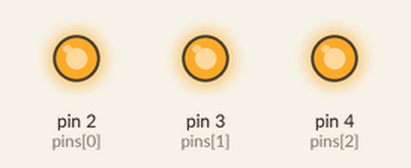
Simulated run of this sketch. Board: Arduino Uno, built with avr-gcc and run on an emulated ATmega328P. On the bench: output pins drawn as LEDs (lit = HIGH).

Above: at 0.5 s.
At 3.5 s:
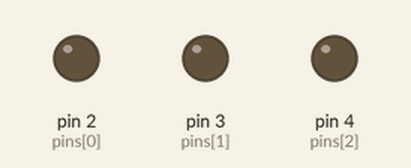
Timing chart, 0 to 4.6 s (numbered marks = the images above):
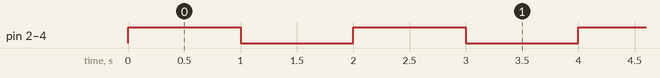

Measured:
- by itself, pin 2 (pins[0]), pin 3 (pins[1]), pin 4 (pins[2]): alternates HIGH for 1.0 s and LOW for 1.0 s

The sketch:

blink.ino
```cpp
int pins[] = { 2, 3, 4 };

// the setup function runs once when you press reset or power the board
void setup() {
  // initialize digital pin LED_BUILTIN as an output.
  for(int i = 0; i < 3; i++) {
    pinMode(pins[i], OUTPUT);
  }
}

// the loop function runs over and over again forever
void loop() {
  for(int i = 0; i < 3; i++) {
    digitalWrite(pins[i], HIGH);
  }
  // turn the LED on (HIGH is the voltage level)
  delay(1000); // wait for a second
  for(int i = 0; i < 3; i++) {
    digitalWrite(pins[i], LOW);
  }   // turn the LED off by making the voltage LOW
  delay(1000); // wait for a second
}
```
